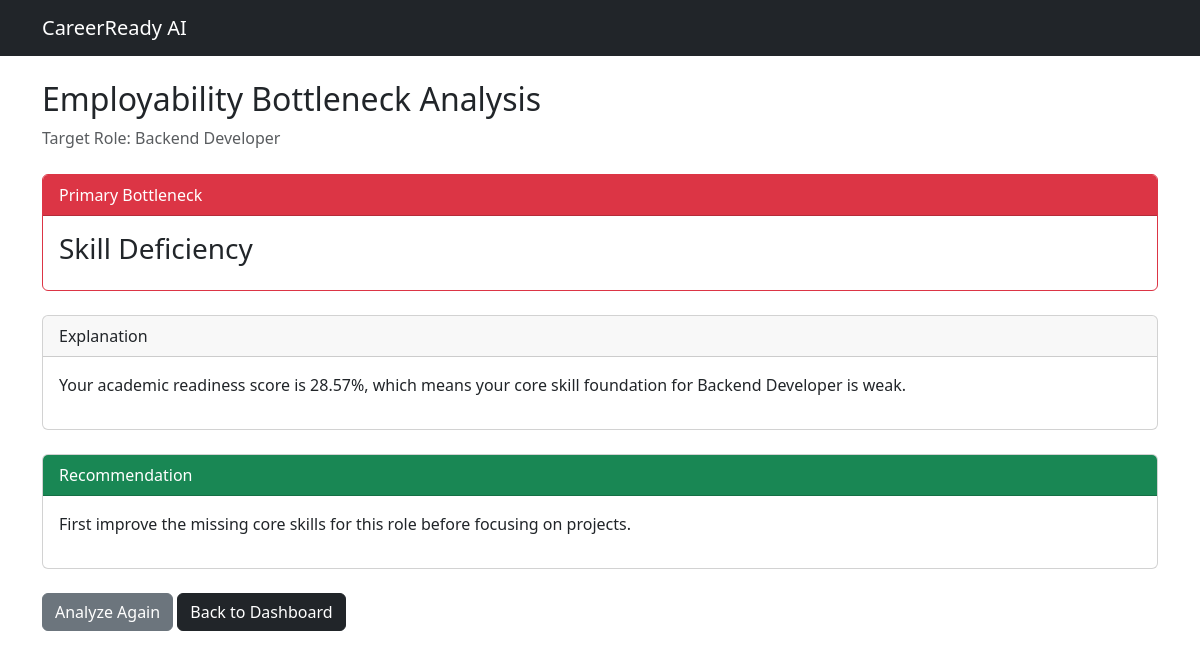
The page /bottleneck-result/22/ (signed in) on the database its author committed.
### career_app/models.py (models this page shows, shortened)
class EmployabilityBottleneck(models.Model):
    user = models.ForeignKey(User, on_delete=models.CASCADE)
    job_role = models.ForeignKey(JobRole, on_delete=models.CASCADE)
    readiness_assessment = models.ForeignKey(
        ReadinessAssessment,
        on_delete=models.CASCADE
    )
    main_bottleneck = models.CharField(max_length=200)
    explanation = models.TextField()
    recommendation = models.TextField()
    created_at = models.DateTimeField(default=timezone.now)

class JobRole(models.Model):
    role_name = models.CharField(max_length=100, unique=True)
    description = models.TextField(blank=True, null=True)

### career_app/views.py (the view)
# urls.py: path('bottleneck-result/<int:bottleneck_id>/',views.bottleneck_result,name='bottleneck_result'),
@login_required
def bottleneck_result(request, bottleneck_id):
    bottleneck = EmployabilityBottleneck.objects.get(
        id=bottleneck_id,
        user=request.user
    )
    return render(
        request,
        'career_app/bottleneck_result.html',
        {'bottleneck': bottleneck}
    )

### career_app/templates/career_app/bottleneck_result.html
{% extends 'career_app/base.html' %}
{% block content %}
<h2>Employability Bottleneck Analysis</h2>
<p class="text-muted">
    Target Role: {{ bottleneck.job_role.role_name }}
</p>
<div class="card mt-4 border-danger">
    <div class="card-header bg-danger text-white">
        Primary Bottleneck
    </div>
    <div class="card-body">
        <h3>{{ bottleneck.main_bottleneck }}</h3>
    </div>
</div>
<div class="card mt-4">
    <div class="card-header">
        Explanation
    </div>
    <div class="card-body">
        <p>{{ bottleneck.explanation }}</p>
    </div>
</div>
<div class="card mt-4">
    <div class="card-header bg-success text-white">
        Recommendation
    </div>
    <div class="card-body">
        <p>{{ bottleneck.recommendation }}</p>
    </div>
</div>
<div class="mt-4">
    <a href="{% url 'bottleneck_detection' %}" class="btn btn-secondary">
        Analyze Again
    </a>
    <a href="{% url 'user_dashboard' %}" class="btn btn-dark">
        Back to Dashboard
    </a>
</div>
{% endblock %}

### rows shown on the page
EmployabilityBottleneck: job_role.role_name "Backend Developer", main_bottleneck "Skill Deficiency", explanation "Your academic readiness score is 28.57%, which means your core skill foundation for Backend Developer is weak.", recommendation "First improve the missing core skills for this role before focusing on projects."
